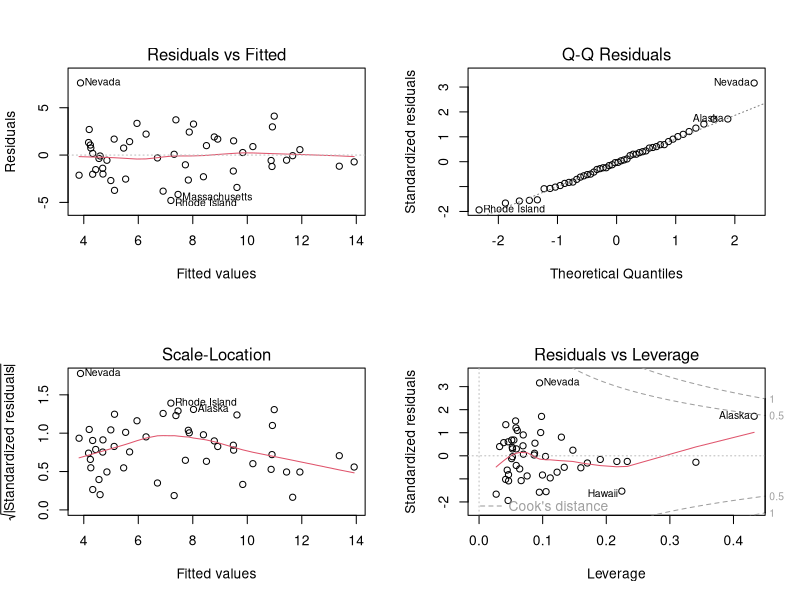
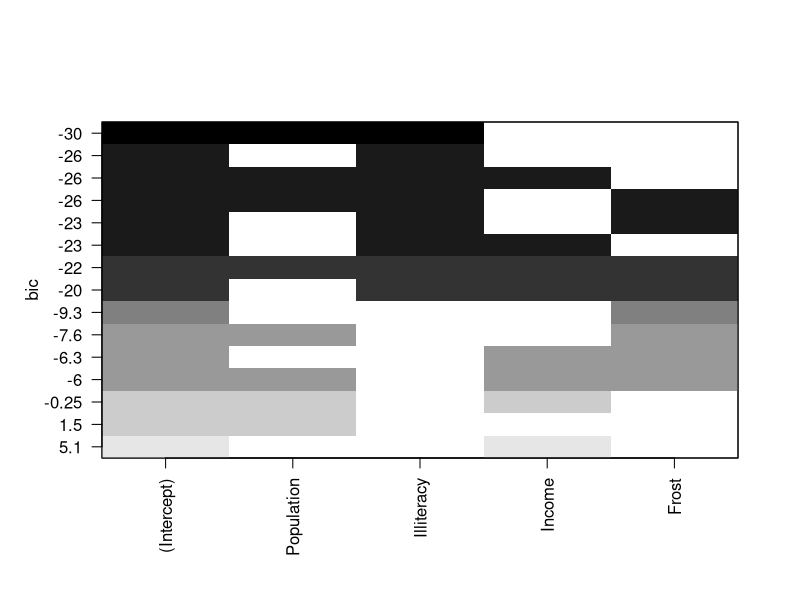

Reproduce these figures in R, in order.
#다중회귀분석 
state.x77
head(state.x77)
states <- as.data.frame(state.x77[,c("Murder","Population","Illiteracy","Income","Frost")])

fit <- lm(Murder~Population + Illiteracy + Income+ Frost, data=states)
summary(fit)
par(mfrow=c(2,2))
plot(fit)
par(mfrow=c(1,1))


fit1 <- lm(Murder~ ., data=states)
summary(fit1)

fit2 <- lm(Murder ~ Population + Illiteracy, data=states)
summary(fit2)

#AIC(Akaike Information Criterion)
AIC(fit1, fit2) #값이 적을수록 좋은 모델

# Backward stepwise regression, Forward stepwise regression
step(fit1, direction = 'backward')

fit3 <- lm(Murder ~1, data=states)
step(fit3, direction='forward',
     scope =~ Population + Illiteracy+Income +Frost)
step(fit3, direction = 'forward', scope=list(upper=fit1,lower=fit3))

#Backward
# 모든 변수부터 AIC 값이 min 일때 

#Forward
#1 상수항 부터 AIC 값이 min 일때 


install.packages('leaps')
library(leaps)
subsets <- regsubsets(Murder~., data = states,
                      method = 'seqrep', nbest=4)
subsets <- regsubsets(Murder~., data=states,
                      method='exhaustive',nbest=2)
subsets <- regsubsets(Murder~., data=states,
                      method='exhaustive',nbest=10)

summary(subsets)
plot(subsets)
